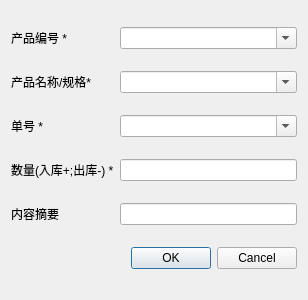
<?xml version="1.0" encoding="UTF-8"?>
<ui version="4.0">
 <class>InoutModifyDialog</class>
 <widget class="QDialog" name="InoutModifyDialog">
  <property name="geometry">
   <rect>
    <x>0</x>
    <y>0</y>
    <width>308</width>
    <height>300</height>
   </rect>
  </property>
  <property name="windowTitle">
   <string>Dialog</string>
  </property>
  <layout class="QGridLayout" name="gridLayout">
   <item row="0" column="0">
    <widget class="QLabel" name="label">
     <property name="text">
      <string>产品编号 *</string>
     </property>
    </widget>
   </item>
   <item row="0" column="1">
    <widget class="QComboBox" name="p_id">
     <property name="editable">
      <bool>true</bool>
     </property>
    </widget>
   </item>
   <item row="1" column="0">
    <widget class="QLabel" name="label_2">
     <property name="text">
      <string>产品名称/规格*</string>
     </property>
    </widget>
   </item>
   <item row="1" column="1">
    <widget class="QComboBox" name="p_name_spec">
     <property name="editable">
      <bool>true</bool>
     </property>
    </widget>
   </item>
   <item row="2" column="0">
    <widget class="QLabel" name="label_4">
     <property name="text">
      <string>单号 *</string>
     </property>
    </widget>
   </item>
   <item row="2" column="1">
    <widget class="QComboBox" name="order_id">
     <property name="editable">
      <bool>true</bool>
     </property>
    </widget>
   </item>
   <item row="3" column="0">
    <widget class="QLabel" name="label_5">
     <property name="text">
      <string>数量(入库+;出库-) *</string>
     </property>
    </widget>
   </item>
   <item row="3" column="1">
    <widget class="QLineEdit" name="quality_change"/>
   </item>
   <item row="4" column="0">
    <widget class="QLabel" name="label_6">
     <property name="text">
      <string>内容摘要</string>
     </property>
    </widget>
   </item>
   <item row="4" column="1">
    <widget class="QLineEdit" name="abstract_2"/>
   </item>
   <item row="5" column="0" colspan="2">
    <widget class="QDialogButtonBox" name="buttonBox">
     <property name="orientation">
      <enum>Qt::Horizontal</enum>
     </property>
     <property name="standardButtons">
      <set>QDialogButtonBox::Cancel|QDialogButtonBox::Ok</set>
     </property>
    </widget>
   </item>
  </layout>
 </widget>
 <resources/>
 <connections>
  <connection>
   <sender>buttonBox</sender>
   <signal>accepted()</signal>
   <receiver>InoutModifyDialog</receiver>
   <slot>accept()</slot>
   <hints>
    <hint type="sourcelabel">
     <x>248</x>
     <y>254</y>
    </hint>
    <hint type="destinationlabel">
     <x>157</x>
     <y>274</y>
    </hint>
   </hints>
  </connection>
  <connection>
   <sender>buttonBox</sender>
   <signal>rejected()</signal>
   <receiver>InoutModifyDialog</receiver>
   <slot>reject()</slot>
   <hints>
    <hint type="sourcelabel">
     <x>316</x>
     <y>260</y>
    </hint>
    <hint type="destinationlabel">
     <x>286</x>
     <y>274</y>
    </hint>
   </hints>
  </connection>
 </connections>
</ui>
